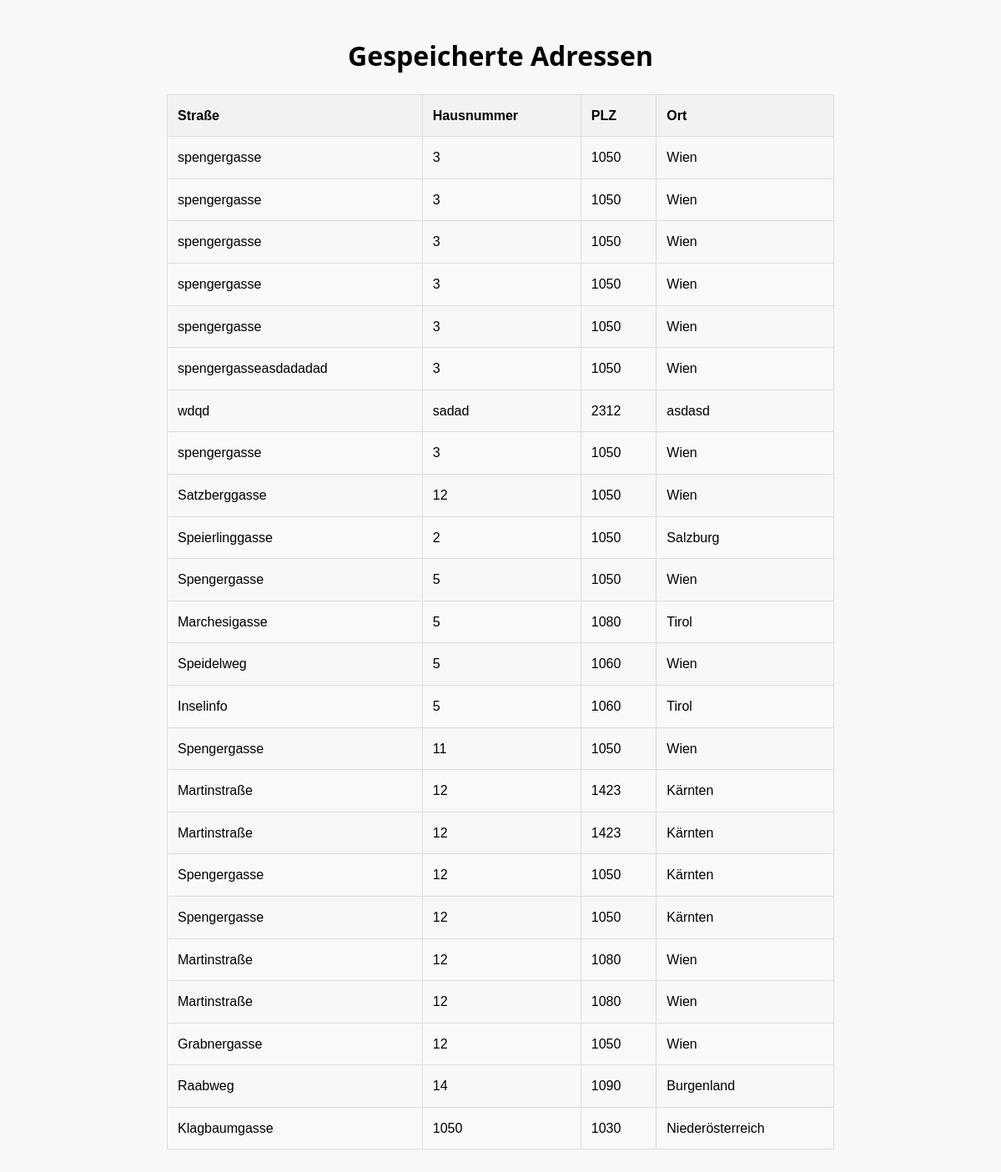
The app's page /adressen_anzeigen/ with its own data.
### adressformular/models.py (models this page shows, shortened)
class Adresse(models.Model):
    strasse = models.CharField(max_length=255)
    hausnummer = models.CharField(max_length=10)
    plz = models.CharField(max_length=10)
    ort = models.CharField(max_length=100)
    bundesland = models.CharField(max_length=100)
    timestamp = models.DateTimeField(auto_now_add=True)

### adressformular/views.py (the view)
# urls.py: path('adressen_anzeigen/', views.adressen_anzeigen, name='adressen_anzeigen'),
def adressen_anzeigen(request):
    adressen = Adresse.objects.all()
    return render(request, 'adressuebersicht.html', {'adressen': adressen})

### templates/adressuebersicht.html (shortened to what this page needs)
<!DOCTYPE html>
<html lang="de">
<head>
    {% load static %}
    <link rel="stylesheet" href="{% static 'adressuebersichtStyles.css' %}">
</head>
<body>
    <div class="container">
        <h1>Gespeicherte Adressen</h1>
        <table class="address-table">
            <thead>
                <tr>
                    <th>Straße</th>
                    <th>Hausnummer</th>
                    <th>PLZ</th>
                    <th>Ort</th>
                </tr>
            </thead>
            <tbody>
                {% if adressen %}
                    {% for adresse in adressen %}
                    <tr>
                        <td>{{ adresse.strasse }}</td>
                        <td>{{ adresse.hausnummer }}</td>
                        <td>{{ adresse.plz }}</td>
                        <td>{{ adresse.ort }}</td>
                    </tr>
                    {% endfor %}
                {% else %}
                    <tr>
                        <td colspan="4">Keine Adressen vorhanden.</td>
                    </tr>
                {% endif %}
            </tbody>
        </table>
    </div>
</body>
</html>

### static/adressuebersichtStyles.css (style rules this page uses)
.container { max-width: 800px; margin: 0 auto; padding: 20px; }
h1 { text-align: center; font-size: 2em; margin-bottom: 20px; }
.address-table { width: 100%; border-collapse: collapse; margin-bottom: 20px; font-family: Arial, sans-serif; }
.address-table th, .address-table td { padding: 12px; text-align: left; border: 1px solid #ddd; }
.address-table th { background-color: #f2f2f2; font-weight: bold; }
.address-table tr:nth-child(even) { background-color: #f9f9f9; }
table.address-table { margin-top: 10px; }
body { background-color: #f8f8f8; font-family: 'Segoe UI', Tahoma, Geneva, Verdana, sans-serif; line-height: 1.6; margin: 0; padding:0; }

### records on screen
Adresse: strasse "spengergasse", hausnummer "3", plz "1050", ort "Wien"
Adresse: strasse "spengergasse", hausnummer "3", plz "1050", ort "Wien"
Adresse: strasse "spengergasse", hausnummer "3", plz "1050", ort "Wien"
Adresse: strasse "spengergasse", hausnummer "3", plz "1050", ort "Wien"
Adresse: strasse "spengergasse", hausnummer "3", plz "1050", ort "Wien"
Adresse: strasse "spengergasseasdadadad", hausnummer "3", plz "1050", ort "Wien"
Adresse: strasse "wdqd", hausnummer "sadad", plz "2312", ort "asdasd"
Adresse: strasse "spengergasse", hausnummer "3", plz "1050", ort "Wien"
Adresse: strasse "Satzberggasse", hausnummer "12", plz "1050", ort "Wien"
Adresse: strasse "Speierlinggasse", hausnummer "2", plz "1050", ort "Salzburg"
Adresse: strasse "Spengergasse", hausnummer "5", plz "1050", ort "Wien"
Adresse: strasse "Marchesigasse", hausnummer "5", plz "1080", ort "Tirol"
Adresse: strasse "Speidelweg", hausnummer "5", plz "1060", ort "Wien"
Adresse: strasse "Inselinfo", hausnummer "5", plz "1060", ort "Tirol"
Adresse: strasse "Spengergasse", hausnummer "11", plz "1050", ort "Wien"
Adresse: strasse "Martinstraße", hausnummer "12", plz "1423", ort "Kärnten"
Adresse: strasse "Martinstraße", hausnummer "12", plz "1423", ort "Kärnten"
Adresse: strasse "Spengergasse", hausnummer "12", plz "1050", ort "Kärnten"
Adresse: strasse "Spengergasse", hausnummer "12", plz "1050", ort "Kärnten"
Adresse: strasse "Martinstraße", hausnummer "12", plz "1080", ort "Wien"
Adresse: strasse "Martinstraße", hausnummer "12", plz "1080", ort "Wien"
Adresse: strasse "Grabnergasse", hausnummer "12", plz "1050", ort "Wien"
Adresse: strasse "Raabweg", hausnummer "14", plz "1090", ort "Burgenland"
Adresse: strasse "Klagbaumgasse", hausnummer "1050", plz "1030", ort "Niederösterreich"
